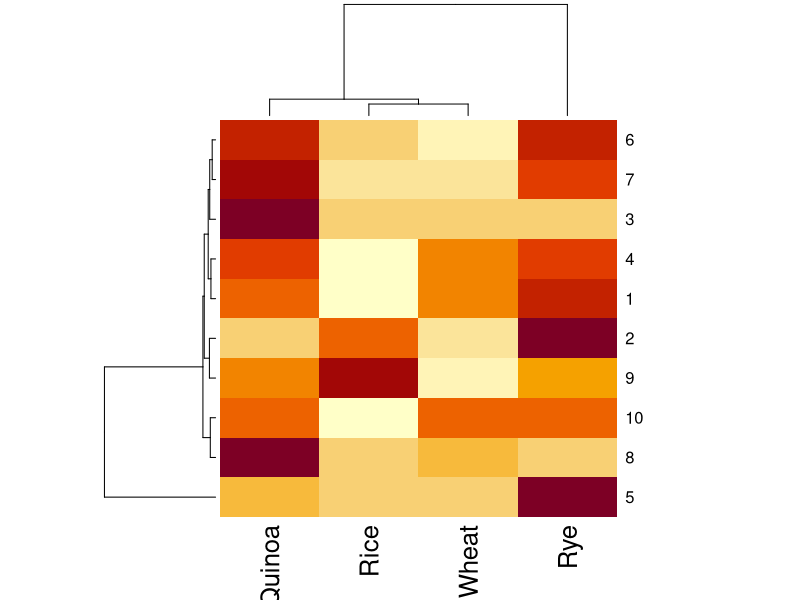
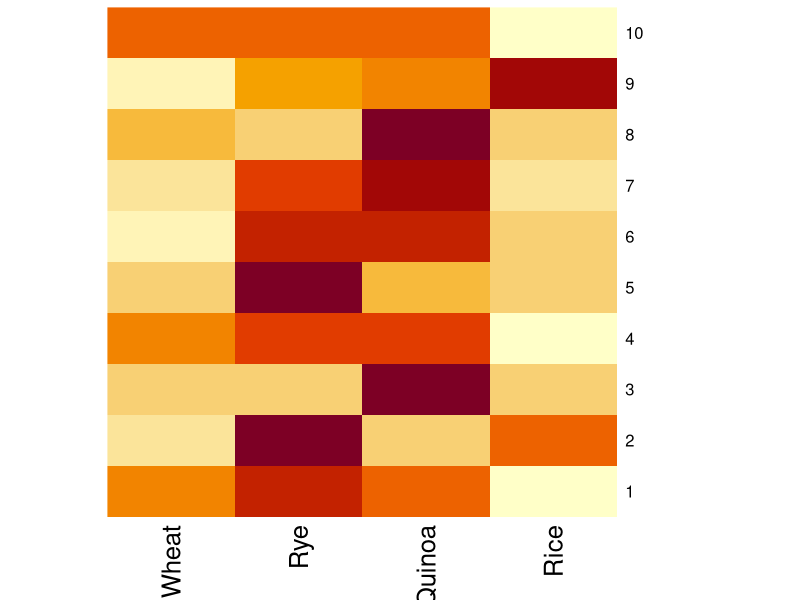
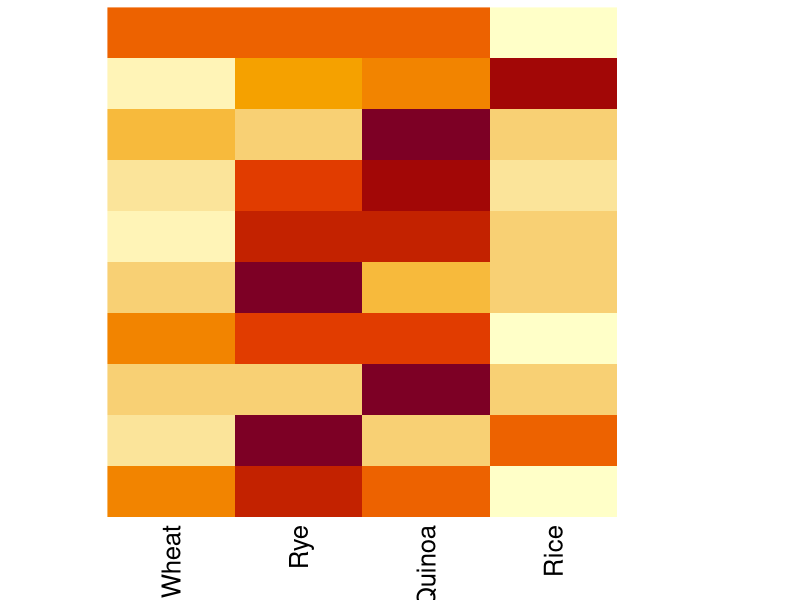
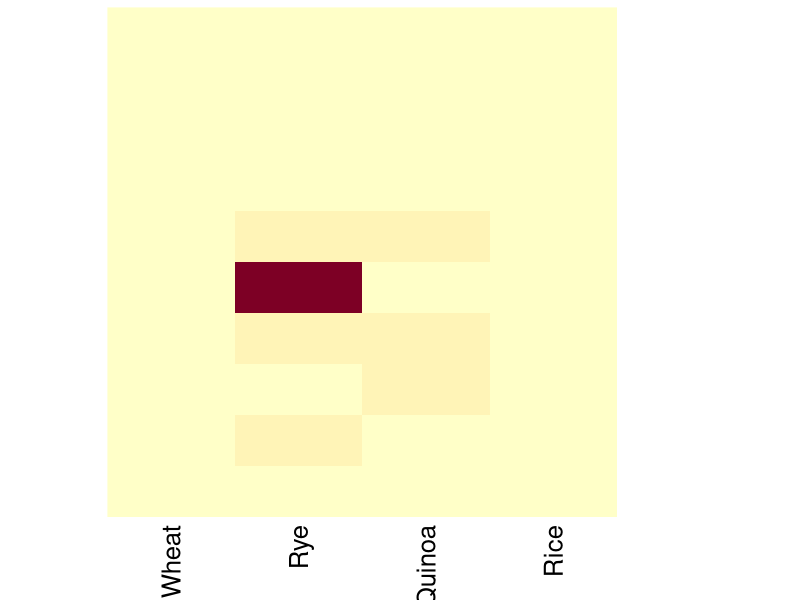
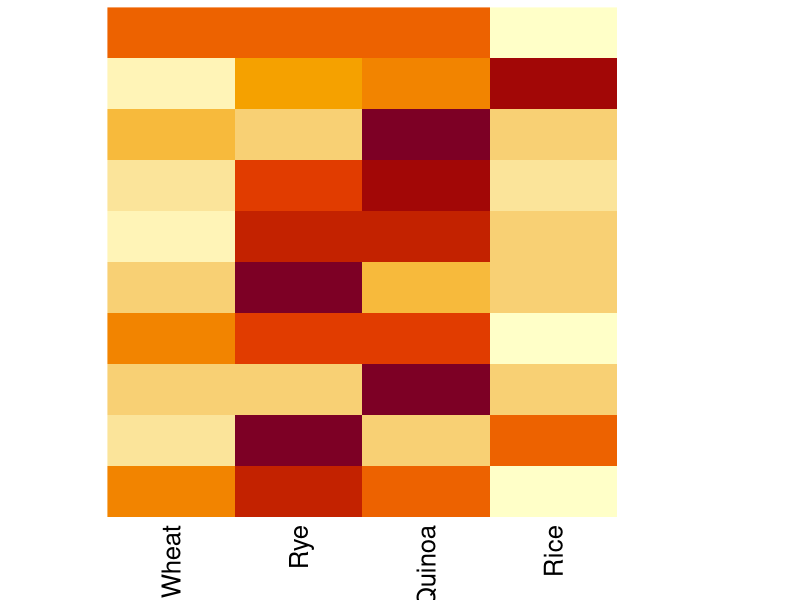
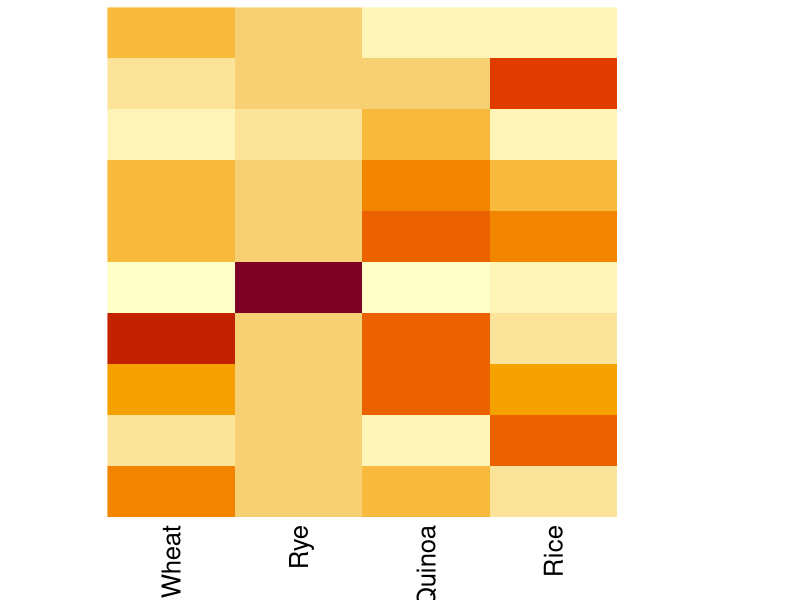
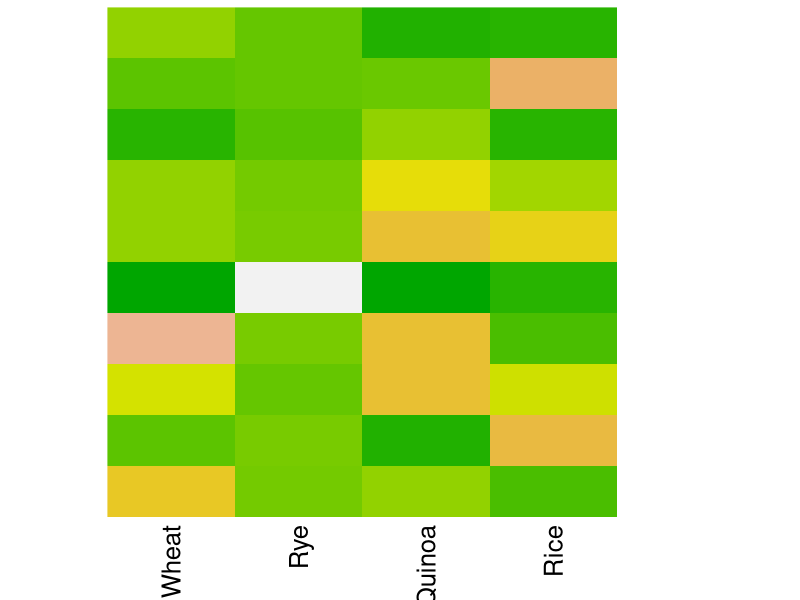

Here is the R script that generated these plots, in order:
# Copyright Mark Niemann-Ross, 2019
# Author: Mark Niemann-Ross. mark.niemannross@gmail.com
# LinkedIn: https://www.linkedin.com/in/markniemannross/
# Github: https://github.com/mnr
# More Learning: http://niemannross.com/link/mnratlil
# Description: heatmap

# first concern about heatmap - data must be a numeric matrix

mySimpleData <- matrix(c(sample(1:10, 40, replace=TRUE)), nrow = 10)
mySimpleData[15] <- 100 # YIKES! an outlier!
dimnames(mySimpleData) <- list(c(), c("Wheat", "Rye", "Quinoa", "Rice" ))

# the very basic heatmap
heatmap(mySimpleData) 
# rows and columns are grouped and a dendogram is shown

# use RowV and ColV = NA to suppress dendogram
heatmap(mySimpleData, Rowv = NA, Colv = NA) 

# row numbers aren't useful - let's get rid of them
heatmap(mySimpleData, Rowv = NA, Colv = NA, labRow = NA) 

# scale = none keeps the color -> value consistent
# row/column scaled to mean of 0, stdDev = 1
heatmap(mySimpleData, Rowv = NA, Colv = NA, labRow = NA, scale = "none") 
heatmap(mySimpleData, Rowv = NA, Colv = NA, labRow = NA, scale = "row")
heatmap(mySimpleData, Rowv = NA, Colv = NA, labRow = NA, scale = "column") 

# change the colors
heatmap(mySimpleData, 
        Rowv = NA, Colv = NA, labRow = NA, 
        scale = "column",
        col=terrain.colors(max(mySimpleData))
        ) 
